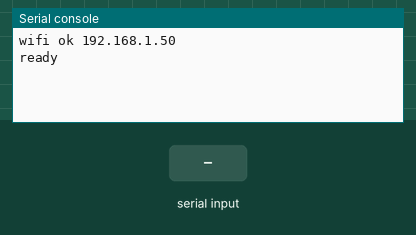
This program was run on a simulated CircuitPython board. On the bench: the last lines printed to the serial console. The test bench sets the inputs (shaded band). Values from a settings file that is not in the repository are placeholders.

Above: at 2.7 s.
2.8 s: "1" typed at the serial console, then Enter
At 4.0 s:
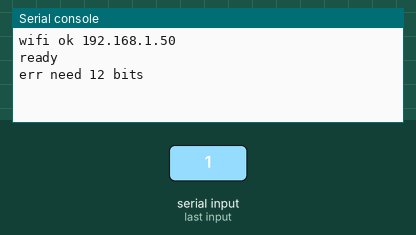
4.3 s: "down" typed at the serial console, then Enter
At 5.1 s:
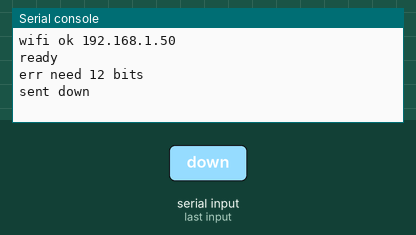
5.9 s: "power" typed at the serial console, then Enter
At 7.2 s:
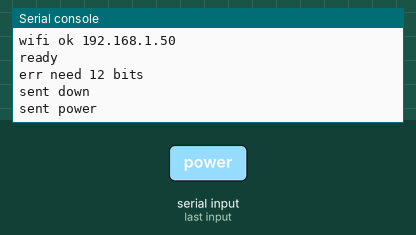
7.5 s: "timer" typed at the serial console, then Enter
At 8.7 s:
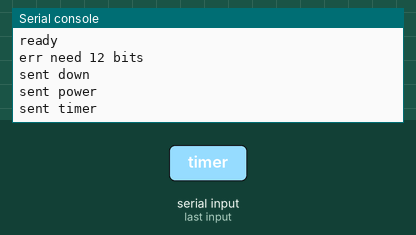
9.1 s: "up" typed at the serial console, then Enter
At 10.1 s:
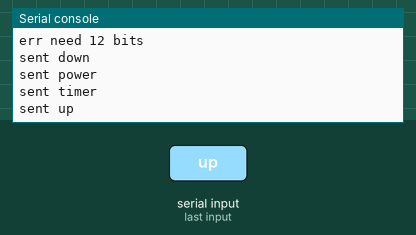

Measured:
- after the input at 2.8 s, the serial console: prints a new line at once (image 1)
- after the input at 4.3 s, the serial console: prints a new line after 0.19 s (image 2)
- after the input at 5.9 s, the serial console: prints a new line after 0.19 s (image 3)
- after the input at 7.5 s, the serial console: prints a new line after 0.19 s (image 4)
- after the input at 9.1 s, the serial console: prints a new line after 0.19 s (image 5)

The program:

code.py
```python
# IR sender for the Twin-Star / Duraflame heater (QT Py ESP32-S3, CircuitPython).
#
# HTTP (on Wi-Fi, http://heater-ir.local/):
#   GET /                      -> JSON status
#   GET /press/<button>?n=1    -> send a named button n times (power, up, down, timer)
#   GET /send/<12 bits>?frames=7
# USB serial: lines "<12 bits> [frames]" (or a button name) -> send.
#
# Wi-Fi credentials live in settings.toml on the board (WIFI_SSID, WIFI_PASSWORD, HOSTNAME); never in git.
# Protocol: 38 kHz carrier; bit 1 = 1280us mark + 410us space, bit 0 = 440us mark + 1250us space,
# ~8000us between frames.
import array
import json
import os
import time

import board
import pulseio
import supervisor
import sys

PIN = getattr(board, "SCL1", None) or board.SCL   # STEMMA QT yellow wire (GPIO40)
ir = pulseio.PulseOut(PIN, frequency=38000, duty_cycle=21845)

ONE, ZERO, GAP = (1280, 410), (440, 1250), 8000
BUTTONS = {
    "power": "110110000100",
    "up": "110110000001",
    "down": "110110010000",
    "timer": "110110000010",
}
PRESS_GAP_S = 0.6
sent_count = 0
last_sent = None


def pulses(bits, frames):
    out = []
    for f in range(frames):
        for b in bits:
            out.extend(ONE if b == "1" else ZERO)
        if f < frames - 1:
            out[-1] = GAP
    out.pop()  # must end on a mark
    return array.array("H", out)


def send(bits, frames=7):
    global sent_count, last_sent
    if len(bits) != 12 or set(bits) - {"0", "1"}:
        raise ValueError("need 12 bits")
    ir.send(pulses(bits, max(1, min(frames, 40))))
    sent_count += 1
    last_sent = bits


def press(name, n=1):
    bits = BUTTONS[name]
    for i in range(max(1, min(n, 40))):
        if i:
            time.sleep(PRESS_GAP_S)
        send(bits)


# ---------- USB serial (non-blocking) ----------
serial_buf = ""


def poll_serial():
    global serial_buf
    while supervisor.runtime.serial_bytes_available:
        ch = sys.stdin.read(1)
        if ch in "\r\n":
            line, serial_buf = serial_buf.strip(), ""
            if line:
                handle_serial(line)
        else:
            serial_buf += ch


def handle_serial(line):
    parts = line.split()
    try:
        if parts[0] in BUTTONS:
            press(parts[0], int(parts[1]) if len(parts) > 1 else 1)
        else:
            send(parts[0], int(parts[1]) if len(parts) > 1 else 7)
        print("sent", line)
    except Exception as e:
        print("err", e)


# ---------- Wi-Fi + HTTP ----------
server = None
pool = None
ip = None


def start_wifi():
    global server, pool, ip
    ssid = os.getenv("WIFI_SSID")
    if not ssid:
        print("no WIFI_SSID in settings.toml; serial only")
        return
    import wifi
    import socketpool
    try:
        wifi.radio.hostname = os.getenv("HOSTNAME") or "heater-ir"
        wifi.radio.connect(ssid, os.getenv("WIFI_PASSWORD"))
        ip = str(wifi.radio.ipv4_address)
        pool = socketpool.SocketPool(wifi.radio)
        try:
            import mdns
            global mdns_server
            mdns_server = mdns.Server(wifi.radio)
            mdns_server.hostname = os.getenv("HOSTNAME") or "heater-ir"
            mdns_server.advertise_service(service_type="_http", protocol="_tcp", port=80)
        except Exception as e:
            print("mdns failed:", e)
        server = pool.socket(pool.AF_INET, pool.SOCK_STREAM)
        server.setsockopt(pool.SOL_SOCKET, pool.SO_REUSEADDR, 1)
        server.bind(("0.0.0.0", 80))
        server.listen(2)
        server.setblocking(False)
        print("wifi ok", ip)
    except Exception as e:
        print("wifi failed:", e)
        server = None


def respond(conn, code, obj):
    body = json.dumps(obj)
    reason = {200: "OK", 400: "Bad Request", 404: "Not Found"}.get(code, "OK")
    conn.send(("HTTP/1.1 %d %s\r\nContent-Type: application/json\r\nContent-Length: %d\r\n"
               "Connection: close\r\n\r\n%s" % (code, reason, len(body), body)).encode())


def status():
    import wifi
    return {"ok": True, "ip": ip, "rssi": wifi.radio.ap_info.rssi if wifi.radio.ap_info else None,
            "buttons": BUTTONS, "sent": sent_count, "last": last_sent, "uptime_s": int(time.monotonic())}


def handle_http(conn):
    conn.settimeout(2)
    buf = bytearray(512)
    n = conn.recv_into(buf)
    req = bytes(buf[:n]).decode("utf-8", "replace")
    first = req.split("\r\n", 1)[0].split(" ")
    if len(first) < 2:
        return respond(conn, 400, {"error": "bad request"})
    path, _, query = first[1].partition("?")
    args = {}
    for kv in query.split("&"):
        if "=" in kv:
            k, v = kv.split("=", 1)
            args[k] = v
    parts = [p for p in path.split("/") if p]
    try:
        if not parts:
            return respond(conn, 200, status())
        if parts[0] == "press" and len(parts) == 2 and parts[1] in BUTTONS:
            n_press = int(args.get("n", "1"))
            press(parts[1], n_press)
            return respond(conn, 200, {"ok": True, "pressed": parts[1], "n": n_press})
        if parts[0] == "send" and len(parts) == 2:
            send(parts[1], int(args.get("frames", "7")))
            return respond(conn, 200, {"ok": True, "sent": parts[1]})
        return respond(conn, 404, {"error": "not found", "try": ["/", "/press/<%s>?n=1" % "|".join(BUTTONS),
                                                                  "/send/<12 bits>?frames=7"]})
    except Exception as e:
        return respond(conn, 400, {"error": str(e)})


def poll_http():
    if server is None:
        return
    try:
        conn, _ = server.accept()
    except OSError:
        return
    try:
        handle_http(conn)
    except Exception as e:
        print("http error:", e)
    finally:
        conn.close()


start_wifi()
print("ready")
last_wifi_check = time.monotonic()
while True:
    poll_serial()
    poll_http()
    if time.monotonic() - last_wifi_check > 30:
        last_wifi_check = time.monotonic()
        import wifi
        if not wifi.radio.connected:
            print("wifi lost; reconnecting")
            start_wifi()
    time.sleep(0.01)
```
